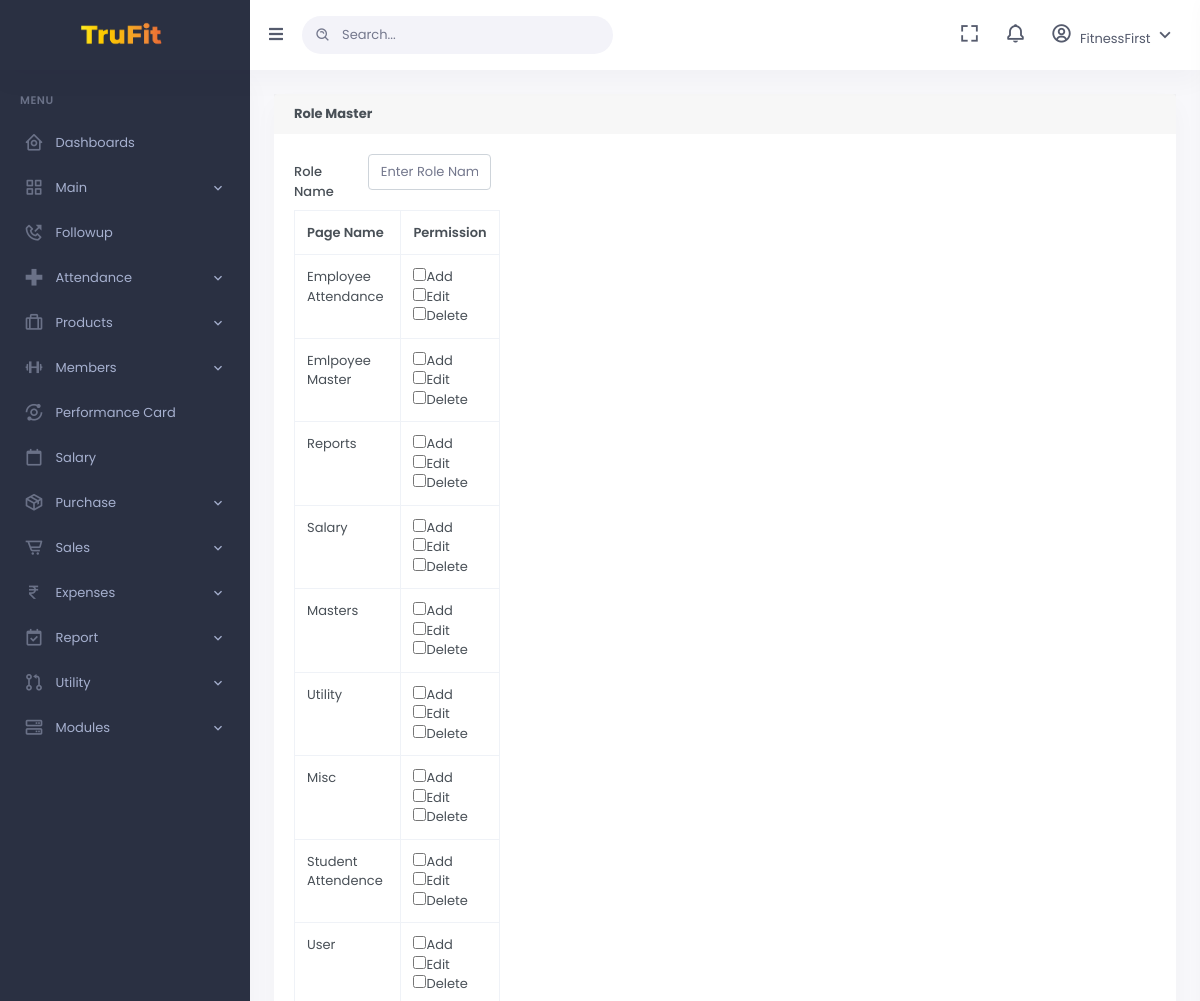
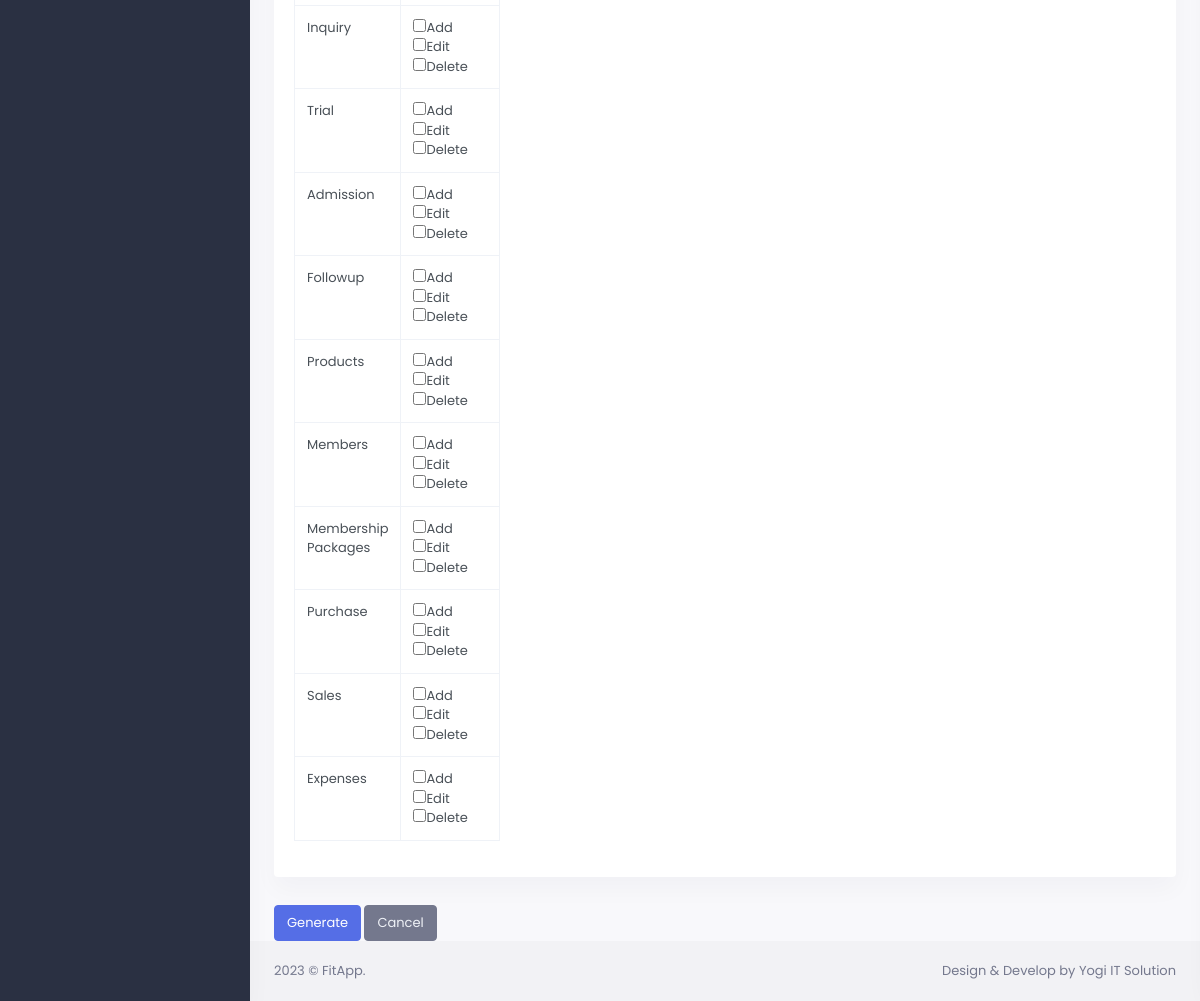
/role-add.php (signed in), run on the app's committed database (2 pictures, top to bottom).
### tables this page shows
CREATE TABLE `permisson` (
  `perID` int(11) NOT NULL,
  `perName` varchar(255) NOT NULL
);

### role-add.php (the view, shortened to what this page needs)
<?php
    include_once 'db_conn.php';
 ?>
<!DOCTYPE html>
<html lang="en">
<?php
include('inc/head.php')
?>
<body data-sidebar="dark">
    <div id="layout-wrapper">
        <?php
        include('inc/sidebar.php')
        ?>
        <div id="main" class="layout-column flex">
            <?php
            include('inc/header.php')
            ?>
            <div class="main-content">
                <div class="page-content">
                    <div class="container-fluid">
                            <div class="row row-sm sr">
                                <div class="col-md-12 col-lg-12">
                                    <div class="row row-sm">
                                        <div class="col-md-12">
                                            <div class="card">
                                                <div class="card-header">
                                                    <strong>Role Master</strong>
                                                </div>
                                                <div class="card-body">
                                                    <form action="" method="POST">
                                                        <div class="form-group row">
                                                            <label for="inputEmail3" class="col-sm-1 col-form-label">Role Name</label>
                                                            <div class="col-md-2">
                                                                <input type="text" class="form-control" id="roleName" name="roleName" placeholder="Enter Role Name">
                                                            </div>
                                                        </div>
                                                          <div class="form-group row">
                                                            <div class="col-md-2">
                                                                <table class="table table-bordered">
                                                                <thead>
                                                                    <tr>
                                                                        <th>Page Name</th>
                                                                        <th>Permission</th>
                                                                    </tr>
                                                                </thead>
                                                                <tbody>
                                                                    <tr>
                                                                    <?php
                                                                        $sqlPer = "SELECT * from permisson";
                                                                        $resPer = mysqli_query($conn,$sqlPer);
                                                                        while ($rowPer = mysqli_fetch_assoc($resPer)) {
                                                                     ?>
                                                                        <td><?=$rowPer['perName']?></td>
                                                                        <td>
                                                                        <input type="checkbox"  id="role[]" name="role[]" value="<?=$rowPer['perID']?>">Add<br>
                                                                        <input type="checkbox"  id="edit[]" name="edit[]" value="<?=$rowPer['perID']?>">Edit<br>
                                                                        <input type="checkbox" name="" id="">Delete
                                                                        </td>
                                                                    </tr>
                                                                    <?php }?>
                                                                </tbody>
                                                            </table>
                                                            </div>
                                                        </div>
                                                </div>
                                            </div>
                                            <button type="submit" class="btn btn-primary mt-1" name="subNewRole">Generate</button>
                                            <button type="" class="btn btn-secondary mt-1">Cancel</button>
                                        </div>
                                    </div>
                                </div>
                            </div>
                        </div>
                    </div>
            </div>
        </div>
    </div>
    <?php
    include('inc/footer.php')
    ?>
</body>
</html>

### data on the page
permisson: perName "Employee Attendance"
permisson: perName "Emlpoyee Master"
permisson: perName "Reports"
permisson: perName "Salary"
permisson: perName "Masters"
permisson: perName "Utility"
permisson: perName "Misc"
permisson: perName "Student Attendence"
permisson: perName "User"
permisson: perName "Inquiry"
permisson: perName "Trial"
permisson: perName "Admission"
permisson: perName "Followup"
permisson: perName "Products"
permisson: perName "Members"
permisson: perName "Membership Packages"
permisson: perName "Purchase"
permisson: perName "Sales"
permisson: perName "Expenses"
